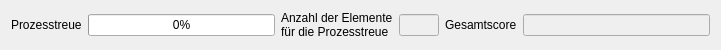
    <widget class="QWidget" name="layoutWidget">
     <property name="geometry">
      <rect>
       <x>0</x>
       <y>570</y>
       <width>721</width>
       <height>31</height>
      </rect>
     </property>
     <layout class="QHBoxLayout" name="horizontalLayout_16">
      <item>
       <widget class="QLabel" name="lblProzesstreue">
        <property name="sizePolicy">
         <sizepolicy hsizetype="Fixed" vsizetype="Preferred">
          <horstretch>0</horstretch>
          <verstretch>0</verstretch>
         </sizepolicy>
        </property>
        <property name="text">
         <string>Prozesstreue</string>
        </property>
       </widget>
      </item>
      <item>
       <widget class="QProgressBar" name="progressBar">
        <property name="sizePolicy">
         <sizepolicy hsizetype="Expanding" vsizetype="Fixed">
          <horstretch>0</horstretch>
          <verstretch>0</verstretch>
         </sizepolicy>
        </property>
        <property name="minimumSize">
         <size>
          <width>0</width>
          <height>0</height>
         </size>
        </property>
        <property name="maximumSize">
         <size>
          <width>16777215</width>
          <height>16777215</height>
         </size>
        </property>
        <property name="autoFillBackground">
         <bool>false</bool>
        </property>
        <property name="value">
         <number>0</number>
        </property>
       </widget>
      </item>
      <item>
       <widget class="QLabel" name="lblAnzahlElemente">
        <property name="text">
         <string>Anzahl der Elemente
für die Prozesstreue</string>
        </property>
        <property name="alignment">
         <set>Qt::AlignLeading|Qt::AlignLeft|Qt::AlignTop</set>
        </property>
        <property name="wordWrap">
         <bool>false</bool>
        </property>
       </widget>
      </item>
      <item>
       <widget class="QLineEdit" name="leAnzahlElemente">
        <property name="enabled">
         <bool>false</bool>
        </property>
        <property name="sizePolicy">
         <sizepolicy hsizetype="Fixed" vsizetype="Fixed">
          <horstretch>0</horstretch>
          <verstretch>0</verstretch>
         </sizepolicy>
        </property>
        <property name="maximumSize">
         <size>
          <width>40</width>
          <height>16777215</height>
         </size>
        </property>
        <property name="styleSheet">
         <string notr="true">color:black;</string>
        </property>
        <property name="text">
         <string/>
        </property>
        <property name="alignment">
         <set>Qt::AlignCenter</set>
        </property>
       </widget>
      </item>
      <item>
       <widget class="QLabel" name="lblScore">
        <property name="sizePolicy">
         <sizepolicy hsizetype="Fixed" vsizetype="Preferred">
          <horstretch>0</horstretch>
          <verstretch>0</verstretch>
         </sizepolicy>
        </property>
        <property name="text">
         <string>Gesamtscore</string>
        </property>
       </widget>
      </item>
      <item>
       <widget class="QLineEdit" name="leScore">
        <property name="enabled">
         <bool>false</bool>
        </property>
        <property name="sizePolicy">
         <sizepolicy hsizetype="Expanding" vsizetype="Fixed">
          <horstretch>0</horstretch>
          <verstretch>0</verstretch>
         </sizepolicy>
        </property>
        <property name="minimumSize">
         <size>
          <width>0</width>
          <height>0</height>
         </size>
        </property>
        <property name="maximumSize">
         <size>
          <width>16777215</width>
          <height>16777215</height>
         </size>
        </property>
        <property name="styleSheet">
         <string notr="true">color:black;</string>
        </property>
        <property name="text">
         <string/>
        </property>
        <property name="alignment">
         <set>Qt::AlignRight|Qt::AlignTrailing|Qt::AlignVCenter</set>
        </property>
       </widget>
      </item>
     </layout>
    </widget>
